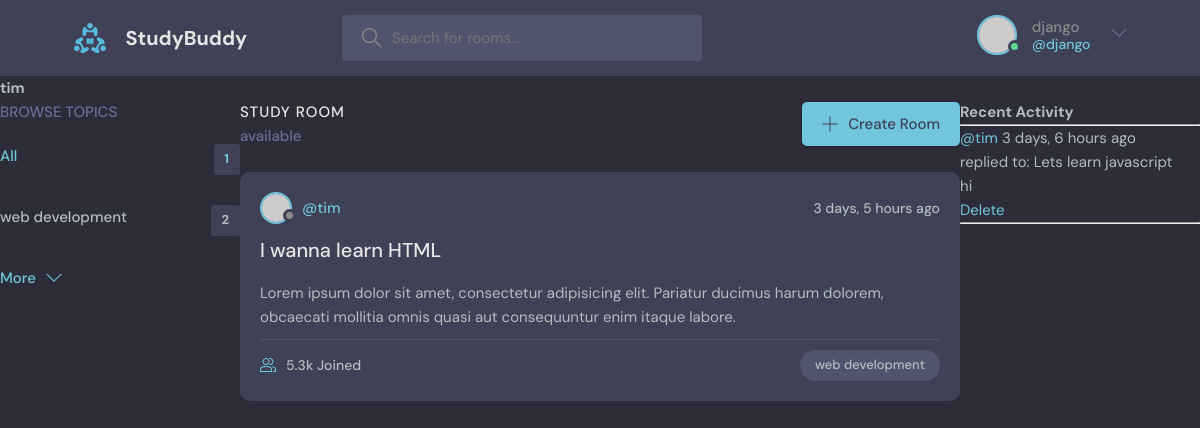
The app's page /profile/2 (signed in) with its own data.
### base/models.py (models this page shows, shortened)
class Topic(models.Model):
    name = models.CharField(max_length=200)

class Room(models.Model):
    host = models.ForeignKey(User, on_delete=models.SET_NULL, null=True)
    topic = models.ForeignKey(Topic, on_delete=models.SET_NULL, null=True)
    name = models.CharField(max_length=200)
    description = models.TextField(blank=True)
    participants = models.ManyToManyField(User, related_name='participants', blank=True)
    created = models.DateTimeField(auto_now_add=True)
    updated = models.DateTimeField(auto_now=True)
    class Meta:
        ordering = ['-updated', '-created']

class Message(models.Model):
    user = models.ForeignKey(User, on_delete=models.CASCADE)
    room = models.ForeignKey(Room, on_delete=models.CASCADE)
    body = models.TextField()
    created = models.DateTimeField(auto_now_add=True)
    updated = models.DateTimeField(auto_now=True)

### base/views.py (the view)
# urls.py: path('profile/<str:pk>', views.user_profile, name='user-profile'),
def user_profile(request, pk):
    user = User.objects.get(id=pk)
    rooms = user.room_set.all()
    room_messages = user.message_set.all()
    topics = Topic.objects.filter(room__participants=user).distinct()
    context = {
        'user': user,
        'rooms': rooms,
        'room_messages': room_messages,
        'topics': topics,
    }
    return render(request, 'base/profile.html', context)

### base/templates/base/profile.html (shortened to what this page needs)
{% extends "main.html" %}
{% block content %}
<h1>{{user.username}}</h1>
<div class='profile-container'>
    <div>
        {% include 'base/topics_component.html' %}
    </div>
    <div>
        {% include 'base/feed_component.html' %}
    </div>
    <div>
        {% include 'base/activity_component.html' %}
    </div>
</div>
{% endblock content %}

### templates/navbar.html (shortened to what this page needs)
{% load static %}
<header class="header header--loggedIn">
  <div class="container">
    <a href="/" class="header__logo">
      <img src="{% static 'images/logo.svg' %}" alt = "logo" />
      <h1>StudyBuddy</h1>
    </a>
    <form class="header__search" action="{% url 'home' %}" method="get">
      <label>
        <input type="text" name="q" placeholder="Search for rooms..." />
      </label>
    </form>
    <nav class="header__menu">
      {% if user.is_authenticated %}
      <div class="header__user">
        <a href="{% url 'user-profile' user.id %}">
          <div class="avatar avatar--medium active">
            <img src="https://randomuser.me/api/portraits/men/37.jpg" />
          </div>
          <p>
            {{request.user.username}} <span>@{{request.user.username}}</span>
          </p>
        </a>
        <button class="dropdown-button">
          <svg
            version="1.1"
            xmlns="http://www.w3.org/2000/svg"
            width="32"
            height="32"
            viewBox="0 0 32 32"
          >
            <title>chevron-down</title>
            <path d="M16 21l-13-13h-3l16 16 16-16h-3l-13 13z"></path>
          </svg>
        </button>
      </div>
      {% else %}
      <a href="{% url 'login' %}">
        <img src="{% static 'images/avatar.svg' %}" alt= "logo"/>
        <p>Login</p>
      </a>
      {% endif %}
    </nav>
  </div>
</header>

### base/templates/base/topics_component.html
        <div class="topics">
          <div class="topics__header">
            <h2>Browse Topics</h2>
          </div>
          <ul class="topics__list">
            <li>
              <a href="{% url 'home' %}" class="active">All <span>{{topics.count}}</span></a>
            </li>
            {% for topic in topics %}
            <li>
              <a href="{% url 'home' %}?q={{topic.name}}">{{topic.name}}<span>{{topic.room_set.all.count}}</span></a>
            </li>
            {% endfor %}
          </ul>
          <a class="btn btn--link" href="topics.html">
            More
            <svg version="1.1" xmlns="http://www.w3.org/2000/svg" width="32" height="32" viewBox="0 0 32 32">
              <title>chevron-down</title>
              <path d="M16 21l-13-13h-3l16 16 16-16h-3l-13 13z"></path>
            </svg>
          </a>
        </div>

### base/templates/base/feed_component.html (shortened to what this page needs)
        <div class="roomList">
          <div class="roomList__header">
            <div>
              <h2>Study Room</h2>
              <p> {{room_count}} available</p>
            </div>
            <a class="btn btn--main" href="{% url 'create-room' %}">
              <svg version="1.1" xmlns="http://www.w3.org/2000/svg" width="32" height="32" viewBox="0 0 32 32">
                <title>add</title>
                <path
                  d="M16.943 0.943h-1.885v14.115h-14.115v1.885h14.115v14.115h1.885v-14.115h14.115v-1.885h-14.115v-14.115z"
                ></path>
              </svg>
              Create Room
            </a>
          </div>
          {% for room in rooms %}
          <div class="roomListRoom">
            <div class="roomListRoom__header">
              <a href="{% url 'user-profile' room.host.id %}" class="roomListRoom__author">
                <div class="avatar avatar--small">
                  <img src="https://randomuser.me/api/portraits/women/11.jpg" />
                </div>
                <span>@{{room.host.username}}</span>
              </a>
              <div class="roomListRoom__actions">
                <span>{{room.created|timesince}} ago</span>
              </div>
            </div>
            <div class="roomListRoom__content">
              <a href="/room/{{room.id}}">{{room.name}}</a>
              <p>
                Lorem ipsum dolor sit amet, consectetur adipisicing elit. Pariatur ducimus harum dolorem, obcaecati
                mollitia omnis quasi aut consequuntur enim itaque labore.
              </p>
            </div>
            <div class="roomListRoom__meta">
              <a href="room.html" class="roomListRoom__joined">
                5.3k Joined
              </a>
              <p class="roomListRoom__topic">{{room.topic.name}}</p>
            </div>
          </div>
{% endfor %}
 </div>

### base/templates/base/activity_component.html
<h3>Recent Activity</h3>
<hr>
{% for message in room_messages %}
<div>
    <small><a href="{% url 'user-profile' message.user.id %}">@{{message.user.username}}</a> {{message.created|timesince}} ago</small> <br>
    <small>replied to: {{message.room.name}}</small>
    <p>{{message.body}}</p>
    {% if message.user == user %}
    <a href="{% url 'delete-message' message.id %}">Delete</a>
    {% endif %}
    <hr>
</div>
{% endfor %}

### base/templates/base/profile.html (style rules this page uses)
.profile-container { display: grid; grid-template-columns: 1fr 3fr 1fr; }

### records on screen
Topic: name "web development", room_set.all.count "2"
Room: host.username "tim", created "3 days, 5 hours", name "I wanna learn HTML", topic.name "web development"
Message: user.username "tim", created "3 days, 6 hours", room.name "Lets learn javascript", body "hi", shows "Delete"

### other values on screen
{{ request.user.username }} "django"
{{ user.username }} "tim"
{{ topics.count }} "1"
